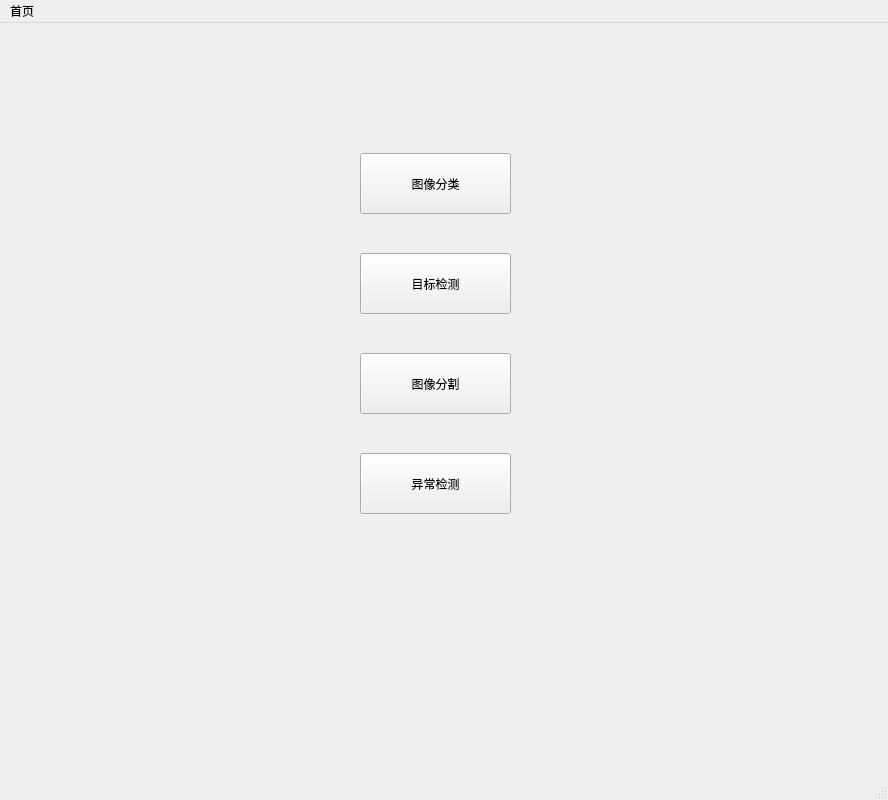
<?xml version="1.0" encoding="UTF-8"?>
<ui version="4.0">
 <class>MainWindow</class>
 <widget class="QMainWindow" name="MainWindow">
  <property name="enabled">
   <bool>true</bool>
  </property>
  <property name="geometry">
   <rect>
    <x>0</x>
    <y>0</y>
    <width>888</width>
    <height>800</height>
   </rect>
  </property>
  <property name="windowTitle">
   <string>MainWindow</string>
  </property>
  <property name="layoutDirection">
   <enum>Qt::LeftToRight</enum>
  </property>
  <widget class="QWidget" name="widget">
   <widget class="QPushButton" name="pushButton_classify">
    <property name="geometry">
     <rect>
      <x>360</x>
      <y>130</y>
      <width>151</width>
      <height>61</height>
     </rect>
    </property>
    <property name="text">
     <string>图像分类</string>
    </property>
   </widget>
   <widget class="QPushButton" name="pushButton_detect">
    <property name="geometry">
     <rect>
      <x>360</x>
      <y>230</y>
      <width>151</width>
      <height>61</height>
     </rect>
    </property>
    <property name="text">
     <string>目标检测</string>
    </property>
   </widget>
   <widget class="QPushButton" name="pushButton_segment">
    <property name="geometry">
     <rect>
      <x>360</x>
      <y>330</y>
      <width>151</width>
      <height>61</height>
     </rect>
    </property>
    <property name="text">
     <string>图像分割</string>
    </property>
   </widget>
   <widget class="QPushButton" name="pushButton_abnormal">
    <property name="geometry">
     <rect>
      <x>360</x>
      <y>430</y>
      <width>151</width>
      <height>61</height>
     </rect>
    </property>
    <property name="text">
     <string>异常检测</string>
    </property>
   </widget>
  </widget>
  <widget class="QMenuBar" name="menubar">
   <property name="geometry">
    <rect>
     <x>0</x>
     <y>0</y>
     <width>888</width>
     <height>23</height>
    </rect>
   </property>
   <widget class="QMenu" name="menu">
    <property name="layoutDirection">
     <enum>Qt::LeftToRight</enum>
    </property>
    <property name="autoFillBackground">
     <bool>false</bool>
    </property>
    <property name="title">
     <string>首页</string>
    </property>
   </widget>
   <addaction name="menu"/>
  </widget>
  <widget class="QStatusBar" name="statusbar"/>
 </widget>
 <resources/>
 <connections/>
</ui>
